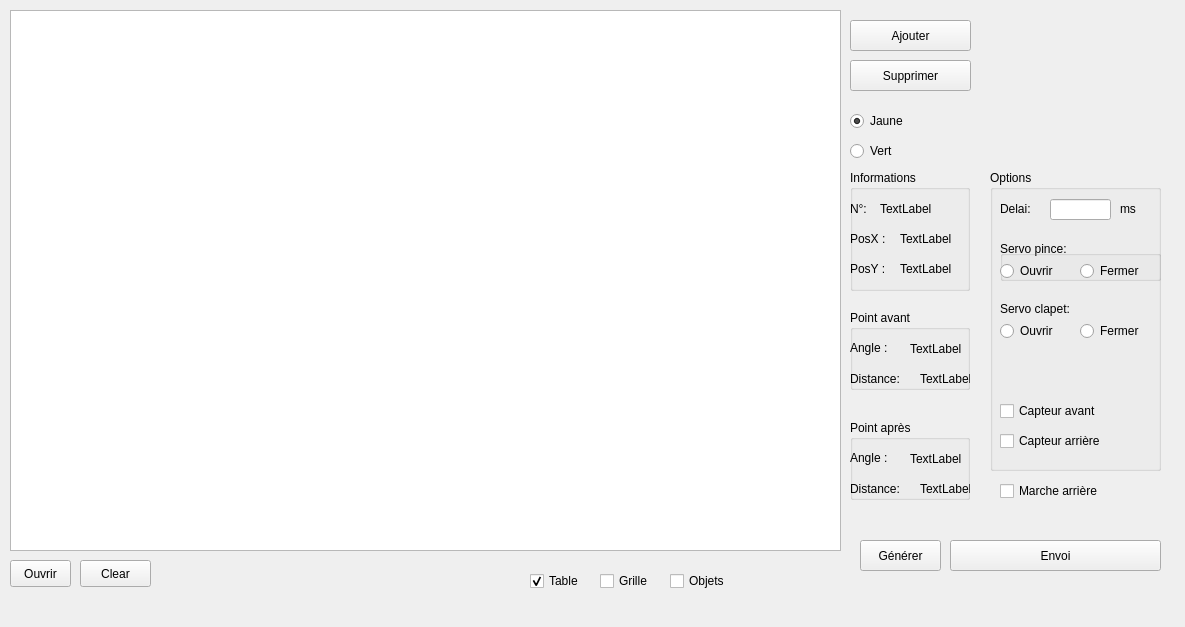
<?xml version="1.0" encoding="UTF-8"?>
<ui version="4.0">
 <class>MainWindow</class>
 <widget class="QMainWindow" name="MainWindow">
  <property name="geometry">
   <rect>
    <x>0</x>
    <y>0</y>
    <width>1185</width>
    <height>627</height>
   </rect>
  </property>
  <property name="mouseTracking">
   <bool>true</bool>
  </property>
  <property name="windowTitle">
   <string>Deplacement</string>
  </property>
  <property name="toolTip">
   <string notr="true"/>
  </property>
  <widget class="QWidget" name="centralWidget">
   <widget class="QGraphicsView" name="qView">
    <property name="geometry">
     <rect>
      <x>10</x>
      <y>10</y>
      <width>831</width>
      <height>541</height>
     </rect>
    </property>
    <property name="cursor" stdset="0">
     <cursorShape>CrossCursor</cursorShape>
    </property>
    <property name="mouseTracking">
     <bool>true</bool>
    </property>
   </widget>
   <widget class="QPushButton" name="Add">
    <property name="geometry">
     <rect>
      <x>850</x>
      <y>20</y>
      <width>121</width>
      <height>31</height>
     </rect>
    </property>
    <property name="text">
     <string>Ajouter</string>
    </property>
   </widget>
   <widget class="QRadioButton" name="Jaune">
    <property name="geometry">
     <rect>
      <x>850</x>
      <y>110</y>
      <width>117</width>
      <height>22</height>
     </rect>
    </property>
    <property name="text">
     <string>Jaune</string>
    </property>
    <property name="checked">
     <bool>true</bool>
    </property>
   </widget>
   <widget class="QRadioButton" name="Vert">
    <property name="geometry">
     <rect>
      <x>850</x>
      <y>140</y>
      <width>117</width>
      <height>22</height>
     </rect>
    </property>
    <property name="text">
     <string>Vert</string>
    </property>
   </widget>
   <widget class="QPushButton" name="Suppr">
    <property name="geometry">
     <rect>
      <x>850</x>
      <y>60</y>
      <width>121</width>
      <height>31</height>
     </rect>
    </property>
    <property name="text">
     <string>Supprimer</string>
    </property>
   </widget>
   <widget class="QCheckBox" name="checkBox">
    <property name="geometry">
     <rect>
      <x>530</x>
      <y>570</y>
      <width>71</width>
      <height>22</height>
     </rect>
    </property>
    <property name="text">
     <string>Table</string>
    </property>
    <property name="checked">
     <bool>true</bool>
    </property>
   </widget>
   <widget class="QCheckBox" name="checkBox_2">
    <property name="geometry">
     <rect>
      <x>600</x>
      <y>570</y>
      <width>71</width>
      <height>22</height>
     </rect>
    </property>
    <property name="text">
     <string>Grille</string>
    </property>
   </widget>
   <widget class="QCheckBox" name="checkBox_3">
    <property name="geometry">
     <rect>
      <x>670</x>
      <y>570</y>
      <width>97</width>
      <height>22</height>
     </rect>
    </property>
    <property name="text">
     <string>Objets</string>
    </property>
   </widget>
   <widget class="QGroupBox" name="groupBox">
    <property name="geometry">
     <rect>
      <x>850</x>
      <y>170</y>
      <width>120</width>
      <height>121</height>
     </rect>
    </property>
    <property name="title">
     <string>Informations</string>
    </property>
    <widget class="QLabel" name="label">
     <property name="geometry">
      <rect>
       <x>0</x>
       <y>60</y>
       <width>67</width>
       <height>17</height>
      </rect>
     </property>
     <property name="text">
      <string>PosX :</string>
     </property>
    </widget>
    <widget class="QLabel" name="label_2">
     <property name="geometry">
      <rect>
       <x>0</x>
       <y>90</y>
       <width>67</width>
       <height>17</height>
      </rect>
     </property>
     <property name="text">
      <string>PosY :</string>
     </property>
    </widget>
    <widget class="QLabel" name="label_5">
     <property name="geometry">
      <rect>
       <x>0</x>
       <y>30</y>
       <width>67</width>
       <height>17</height>
      </rect>
     </property>
     <property name="text">
      <string>N°:</string>
     </property>
    </widget>
    <widget class="QLabel" name="Num">
     <property name="geometry">
      <rect>
       <x>30</x>
       <y>30</y>
       <width>67</width>
       <height>17</height>
      </rect>
     </property>
     <property name="contextMenuPolicy">
      <enum>Qt::PreventContextMenu</enum>
     </property>
     <property name="text">
      <string>TextLabel</string>
     </property>
    </widget>
    <widget class="QLabel" name="PosX">
     <property name="geometry">
      <rect>
       <x>50</x>
       <y>60</y>
       <width>67</width>
       <height>17</height>
      </rect>
     </property>
     <property name="contextMenuPolicy">
      <enum>Qt::PreventContextMenu</enum>
     </property>
     <property name="text">
      <string>TextLabel</string>
     </property>
    </widget>
    <widget class="QLabel" name="PosY">
     <property name="geometry">
      <rect>
       <x>50</x>
       <y>90</y>
       <width>67</width>
       <height>17</height>
      </rect>
     </property>
     <property name="contextMenuPolicy">
      <enum>Qt::PreventContextMenu</enum>
     </property>
     <property name="text">
      <string>TextLabel</string>
     </property>
    </widget>
   </widget>
   <widget class="QGroupBox" name="groupBox_2">
    <property name="geometry">
     <rect>
      <x>850</x>
      <y>310</y>
      <width>120</width>
      <height>80</height>
     </rect>
    </property>
    <property name="title">
     <string>Point avant</string>
    </property>
    <widget class="QLabel" name="label_4">
     <property name="geometry">
      <rect>
       <x>0</x>
       <y>60</y>
       <width>67</width>
       <height>17</height>
      </rect>
     </property>
     <property name="text">
      <string>Distance:</string>
     </property>
    </widget>
    <widget class="QLabel" name="label_3">
     <property name="geometry">
      <rect>
       <x>0</x>
       <y>30</y>
       <width>67</width>
       <height>16</height>
      </rect>
     </property>
     <property name="text">
      <string>Angle :</string>
     </property>
    </widget>
    <widget class="QLabel" name="AvDistance">
     <property name="geometry">
      <rect>
       <x>70</x>
       <y>60</y>
       <width>71</width>
       <height>17</height>
      </rect>
     </property>
     <property name="contextMenuPolicy">
      <enum>Qt::PreventContextMenu</enum>
     </property>
     <property name="text">
      <string>TextLabel</string>
     </property>
    </widget>
    <widget class="QLabel" name="AvAngle">
     <property name="geometry">
      <rect>
       <x>60</x>
       <y>30</y>
       <width>71</width>
       <height>17</height>
      </rect>
     </property>
     <property name="contextMenuPolicy">
      <enum>Qt::PreventContextMenu</enum>
     </property>
     <property name="text">
      <string>TextLabel</string>
     </property>
    </widget>
   </widget>
   <widget class="QGroupBox" name="groupBox_3">
    <property name="geometry">
     <rect>
      <x>850</x>
      <y>420</y>
      <width>120</width>
      <height>80</height>
     </rect>
    </property>
    <property name="title">
     <string>Point après</string>
    </property>
    <widget class="QLabel" name="label_6">
     <property name="geometry">
      <rect>
       <x>0</x>
       <y>60</y>
       <width>67</width>
       <height>17</height>
      </rect>
     </property>
     <property name="text">
      <string>Distance:</string>
     </property>
    </widget>
    <widget class="QLabel" name="label_7">
     <property name="geometry">
      <rect>
       <x>0</x>
       <y>30</y>
       <width>67</width>
       <height>16</height>
      </rect>
     </property>
     <property name="text">
      <string>Angle :</string>
     </property>
    </widget>
    <widget class="QLabel" name="ApDistance">
     <property name="geometry">
      <rect>
       <x>70</x>
       <y>60</y>
       <width>71</width>
       <height>17</height>
      </rect>
     </property>
     <property name="contextMenuPolicy">
      <enum>Qt::PreventContextMenu</enum>
     </property>
     <property name="text">
      <string>TextLabel</string>
     </property>
    </widget>
    <widget class="QLabel" name="ApAngle">
     <property name="geometry">
      <rect>
       <x>60</x>
       <y>30</y>
       <width>81</width>
       <height>17</height>
      </rect>
     </property>
     <property name="contextMenuPolicy">
      <enum>Qt::PreventContextMenu</enum>
     </property>
     <property name="text">
      <string>TextLabel</string>
     </property>
    </widget>
   </widget>
   <widget class="QPushButton" name="Ouvrir">
    <property name="geometry">
     <rect>
      <x>10</x>
      <y>560</y>
      <width>61</width>
      <height>27</height>
     </rect>
    </property>
    <property name="text">
     <string>Ouvrir</string>
    </property>
   </widget>
   <widget class="QPushButton" name="Clear">
    <property name="geometry">
     <rect>
      <x>80</x>
      <y>560</y>
      <width>71</width>
      <height>27</height>
     </rect>
    </property>
    <property name="text">
     <string>Clear</string>
    </property>
   </widget>
   <widget class="QGroupBox" name="groupBox_4">
    <property name="geometry">
     <rect>
      <x>990</x>
      <y>170</y>
      <width>171</width>
      <height>301</height>
     </rect>
    </property>
    <property name="title">
     <string>Options</string>
    </property>
    <widget class="QLabel" name="label_8">
     <property name="geometry">
      <rect>
       <x>10</x>
       <y>30</y>
       <width>67</width>
       <height>17</height>
      </rect>
     </property>
     <property name="text">
      <string>Delai:</string>
     </property>
    </widget>
    <widget class="QLineEdit" name="delai">
     <property name="geometry">
      <rect>
       <x>60</x>
       <y>29</y>
       <width>61</width>
       <height>21</height>
      </rect>
     </property>
    </widget>
    <widget class="QLabel" name="label_9">
     <property name="geometry">
      <rect>
       <x>130</x>
       <y>30</y>
       <width>67</width>
       <height>17</height>
      </rect>
     </property>
     <property name="text">
      <string>ms</string>
     </property>
    </widget>
    <widget class="QCheckBox" name="capteur_av">
     <property name="geometry">
      <rect>
       <x>10</x>
       <y>230</y>
       <width>141</width>
       <height>22</height>
      </rect>
     </property>
     <property name="text">
      <string>Capteur avant</string>
     </property>
    </widget>
    <widget class="QCheckBox" name="capteur_ar">
     <property name="geometry">
      <rect>
       <x>10</x>
       <y>260</y>
       <width>141</width>
       <height>22</height>
      </rect>
     </property>
     <property name="text">
      <string>Capteur arrière</string>
     </property>
    </widget>
    <widget class="QRadioButton" name="fermer">
     <property name="geometry">
      <rect>
       <x>90</x>
       <y>150</y>
       <width>117</width>
       <height>22</height>
      </rect>
     </property>
     <property name="text">
      <string>Fermer</string>
     </property>
    </widget>
    <widget class="QRadioButton" name="droite">
     <property name="geometry">
      <rect>
       <x>10</x>
       <y>150</y>
       <width>117</width>
       <height>22</height>
      </rect>
     </property>
     <property name="text">
      <string>Ouvrir</string>
     </property>
    </widget>
    <widget class="QLabel" name="label_10">
     <property name="geometry">
      <rect>
       <x>10</x>
       <y>130</y>
       <width>101</width>
       <height>17</height>
      </rect>
     </property>
     <property name="text">
      <string>Servo clapet:</string>
     </property>
    </widget>
    <widget class="QLabel" name="label_11">
     <property name="geometry">
      <rect>
       <x>10</x>
       <y>70</y>
       <width>101</width>
       <height>17</height>
      </rect>
     </property>
     <property name="text">
      <string>Servo pince:</string>
     </property>
    </widget>
    <widget class="QGroupBox" name="groupBox_5">
     <property name="geometry">
      <rect>
       <x>10</x>
       <y>80</y>
       <width>161</width>
       <height>31</height>
      </rect>
     </property>
     <property name="title">
      <string/>
     </property>
     <widget class="QRadioButton" name="pince_open">
      <property name="geometry">
       <rect>
        <x>0</x>
        <y>10</y>
        <width>117</width>
        <height>22</height>
       </rect>
      </property>
      <property name="text">
       <string>Ouvrir</string>
      </property>
     </widget>
     <widget class="QRadioButton" name="pince_close">
      <property name="geometry">
       <rect>
        <x>80</x>
        <y>10</y>
        <width>117</width>
        <height>22</height>
       </rect>
      </property>
      <property name="text">
       <string>Fermer</string>
      </property>
     </widget>
    </widget>
   </widget>
   <widget class="QPushButton" name="Generer">
    <property name="geometry">
     <rect>
      <x>860</x>
      <y>540</y>
      <width>81</width>
      <height>31</height>
     </rect>
    </property>
    <property name="text">
     <string>Générer</string>
    </property>
   </widget>
   <widget class="QCheckBox" name="checkBox_4">
    <property name="geometry">
     <rect>
      <x>1000</x>
      <y>480</y>
      <width>141</width>
      <height>22</height>
     </rect>
    </property>
    <property name="text">
     <string>Marche arrière</string>
    </property>
   </widget>
   <widget class="QPushButton" name="pushButton">
    <property name="geometry">
     <rect>
      <x>950</x>
      <y>540</y>
      <width>211</width>
      <height>31</height>
     </rect>
    </property>
    <property name="text">
     <string>Envoi</string>
    </property>
   </widget>
  </widget>
  <widget class="QMenuBar" name="menuBar">
   <property name="geometry">
    <rect>
     <x>0</x>
     <y>0</y>
     <width>1185</width>
     <height>25</height>
    </rect>
   </property>
   <property name="defaultUp">
    <bool>false</bool>
   </property>
   <property name="nativeMenuBar">
    <bool>false</bool>
   </property>
  </widget>
  <action name="actionOuvrir">
   <property name="text">
    <string>Ouvrir</string>
   </property>
  </action>
 </widget>
 <layoutdefault spacing="6" margin="11"/>
 <resources/>
 <connections/>
</ui>
